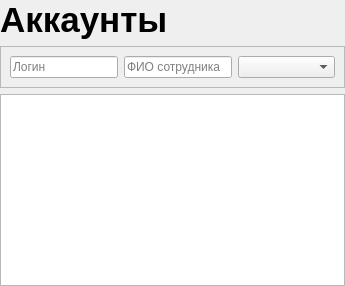
          <widget class="QWidget" name="page_accounts">
           <layout class="QVBoxLayout" name="verticalLayout_17">
            <property name="leftMargin">
             <number>0</number>
            </property>
            <property name="topMargin">
             <number>0</number>
            </property>
            <property name="rightMargin">
             <number>0</number>
            </property>
            <property name="bottomMargin">
             <number>0</number>
            </property>
            <item>
             <widget class="QLabel" name="label_9">
              <property name="font">
               <font>
                <pointsize>26</pointsize>
                <weight>75</weight>
                <bold>true</bold>
               </font>
              </property>
              <property name="text">
               <string>Аккаунты</string>
              </property>
             </widget>
            </item>
            <item>
             <widget class="QFrame" name="frame_10">
              <property name="frameShape">
               <enum>QFrame::StyledPanel</enum>
              </property>
              <property name="frameShadow">
               <enum>QFrame::Raised</enum>
              </property>
              <layout class="QHBoxLayout" name="horizontalLayout_6">
               <item>
                <widget class="QLineEdit" name="lineEdit_filterAccountsByLogin">
                 <property name="placeholderText">
                  <string>Логин</string>
                 </property>
                </widget>
               </item>
               <item>
                <widget class="QLineEdit" name="lineEdit_filterAccountsByFIO">
                 <property name="placeholderText">
                  <string>ФИО сотрудника</string>
                 </property>
                </widget>
               </item>
               <item>
                <widget class="QComboBox" name="comboBox_filterAccountsByPrivileges">
                 <property name="placeholderText">
                  <string>Привилегии</string>
                 </property>
                </widget>
               </item>
              </layout>
             </widget>
            </item>
            <item>
             <widget class="QTableView" name="tableView_accounts"/>
            </item>
           </layout>
          </widget>
